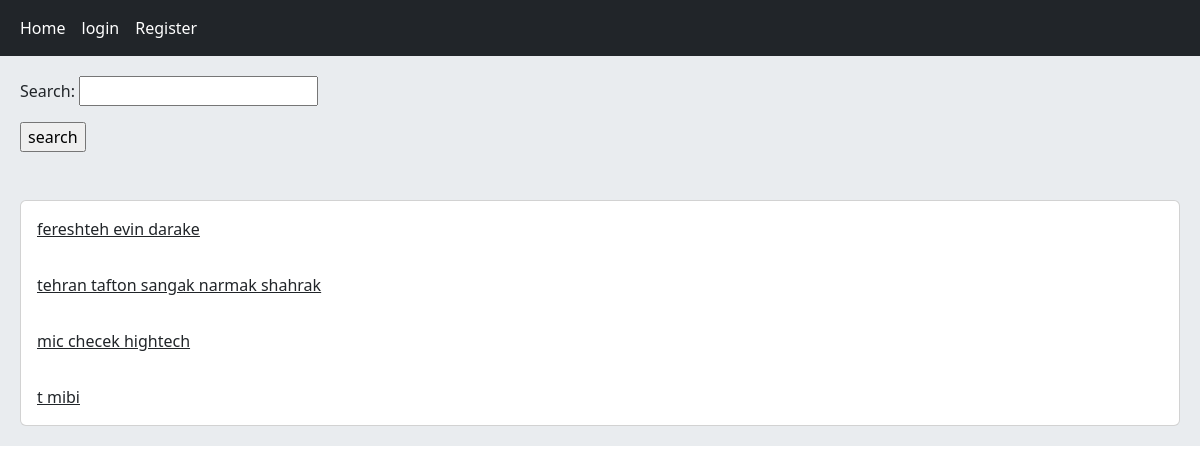
The page / on the database its author committed.
### home/models.py (models this page shows, shortened)
class Post(models.Model):
    user=models.ForeignKey(User,on_delete=models.CASCADE,related_name='posts')
    body=models.TextField()
    slug=models.SlugField()
    title=models.CharField(max_length=100,null=True,blank=True)
    created=models.DateTimeField(auto_now_add=True)
    updated=models.DateTimeField(auto_now=True)
    class Meta:
        ordering = ['-created','body']
    def get_absolute_url(self):
        return reverse('home:post_detail', args=(self.id,self.slug))

### home/views.py (the view)
# urls.py: path('',views.HomeView.as_view(),name='home'),
class HomeView(View):
    form_class=PostSearchForm
    def get(self,request):
        posts=Post.objects.all()
        if request.GET.get('search'):
            posts=posts.filter(body__contains=request.GET['search'])
        return render(request,'home/index.html',{'posts':posts,'form':self.form_class})

### home/templates/home/index.html
{% extends 'base.html' %}
{% block content %}
    <form action="" method="get">
        {{ form.as_p }}
        <input type="submit" value="search">
    </form><br/><br/>
    <div class="card">
        {% for post in posts %}
            <a href="{{ post.get_absolute_url }}" class="card-body">{{ post.body|truncatewords:5 }}</a>
        {% endfor %}
    </div>
{% endblock %}

### rows shown on the page
Post: body "fereshteh evin darake"
Post: body "tehran tafton sangak narmak shahrak"
Post: body "mic checek hightech"
Post: body "t mibi"
